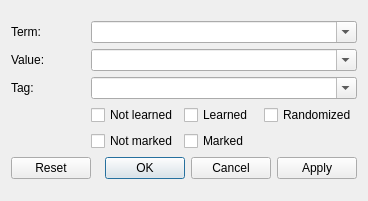
<?xml version="1.0" encoding="UTF-8"?>
<ui version="4.0">
 <class>UiWordFinder</class>
 <widget class="QDialog" name="UiWordFinder">
  <property name="geometry">
   <rect>
    <x>0</x>
    <y>0</y>
    <width>368</width>
    <height>201</height>
   </rect>
  </property>
  <property name="windowTitle">
   <string>Word finder</string>
  </property>
  <layout class="QGridLayout" name="gridLayout_3">
   <item row="0" column="0">
    <layout class="QGridLayout" name="gridLayout_2">
     <item row="0" column="0">
      <widget class="QLabel" name="label">
       <property name="text">
        <string>Term:</string>
       </property>
      </widget>
     </item>
     <item row="0" column="1" colspan="3">
      <widget class="QComboBox" name="cboTerm">
       <property name="editable">
        <bool>true</bool>
       </property>
      </widget>
     </item>
     <item row="1" column="0">
      <widget class="QLabel" name="label_2">
       <property name="text">
        <string>Value:</string>
       </property>
      </widget>
     </item>
     <item row="1" column="1" colspan="3">
      <widget class="QComboBox" name="cboValue">
       <property name="editable">
        <bool>true</bool>
       </property>
      </widget>
     </item>
     <item row="2" column="0">
      <widget class="QLabel" name="label_3">
       <property name="text">
        <string>Tag:</string>
       </property>
      </widget>
     </item>
     <item row="2" column="1" colspan="3">
      <widget class="QComboBox" name="cboTags">
       <property name="editable">
        <bool>true</bool>
       </property>
      </widget>
     </item>
     <item row="3" column="1">
      <widget class="QCheckBox" name="chkNotLearned">
       <property name="text">
        <string>Not learned</string>
       </property>
      </widget>
     </item>
     <item row="3" column="2">
      <widget class="QCheckBox" name="chkLearned">
       <property name="text">
        <string>Learned</string>
       </property>
      </widget>
     </item>
     <item row="3" column="3">
      <widget class="QCheckBox" name="chkRandomized">
       <property name="text">
        <string>Randomized</string>
       </property>
      </widget>
     </item>
     <item row="4" column="1">
      <widget class="QCheckBox" name="chkNotMarked">
       <property name="text">
        <string>Not marked</string>
       </property>
      </widget>
     </item>
     <item row="4" column="2" colspan="2">
      <widget class="QCheckBox" name="chkMarked">
       <property name="text">
        <string>Marked</string>
       </property>
      </widget>
     </item>
     <item row="5" column="0" colspan="4">
      <widget class="QDialogButtonBox" name="bbxButtons">
       <property name="standardButtons">
        <set>QDialogButtonBox::Apply|QDialogButtonBox::Cancel|QDialogButtonBox::Ok|QDialogButtonBox::Reset</set>
       </property>
      </widget>
     </item>
    </layout>
   </item>
  </layout>
 </widget>
 <resources/>
 <connections/>
</ui>
